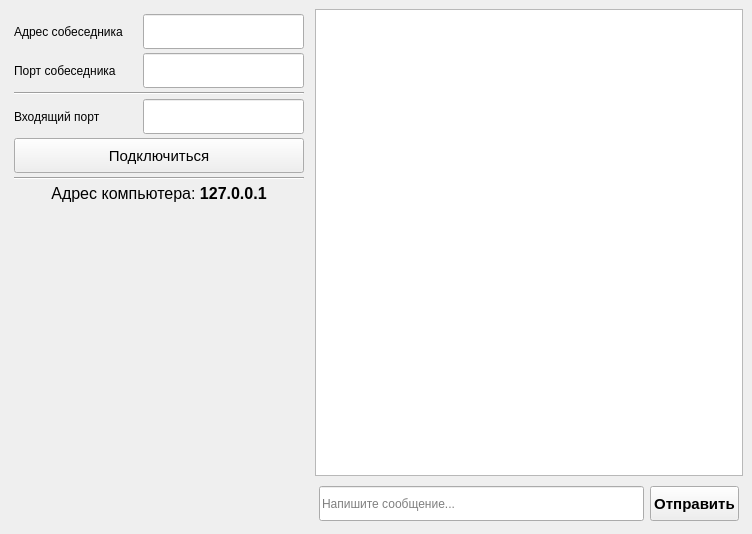
<?xml version="1.0" encoding="UTF-8"?>
<ui version="4.0">
 <class>MainWindow</class>
 <widget class="QMainWindow" name="MainWindow">
  <property name="geometry">
   <rect>
    <x>0</x>
    <y>0</y>
    <width>752</width>
    <height>534</height>
   </rect>
  </property>
  <property name="windowTitle">
   <string>UDP Chat</string>
  </property>
  <widget class="QWidget" name="centralwidget">
   <layout class="QHBoxLayout" name="horizontalLayout_5">
    <item>
     <widget class="QWidget" name="leftVerticalWidget" native="true">
      <property name="maximumSize">
       <size>
        <width>300</width>
        <height>16777215</height>
       </size>
      </property>
      <layout class="QVBoxLayout" name="leftVerticalLayout">
       <property name="spacing">
        <number>4</number>
       </property>
       <property name="leftMargin">
        <number>5</number>
       </property>
       <property name="topMargin">
        <number>5</number>
       </property>
       <property name="rightMargin">
        <number>5</number>
       </property>
       <property name="bottomMargin">
        <number>5</number>
       </property>
       <item>
        <layout class="QHBoxLayout" name="horizontalLayout_2">
         <item>
          <widget class="QLabel" name="labelAddressField">
           <property name="minimumSize">
            <size>
             <width>125</width>
             <height>35</height>
            </size>
           </property>
           <property name="text">
            <string>Адрес собеседника</string>
           </property>
          </widget>
         </item>
         <item>
          <widget class="QLineEdit" name="lineEditAddress">
           <property name="minimumSize">
            <size>
             <width>0</width>
             <height>35</height>
            </size>
           </property>
          </widget>
         </item>
        </layout>
       </item>
       <item>
        <layout class="QHBoxLayout" name="horizontalLayout_3">
         <item>
          <widget class="QLabel" name="labelPortField">
           <property name="minimumSize">
            <size>
             <width>125</width>
             <height>35</height>
            </size>
           </property>
           <property name="text">
            <string>Порт собеседника</string>
           </property>
          </widget>
         </item>
         <item>
          <widget class="QLineEdit" name="lineEditPort">
           <property name="minimumSize">
            <size>
             <width>0</width>
             <height>35</height>
            </size>
           </property>
          </widget>
         </item>
        </layout>
       </item>
       <item>
        <widget class="Line" name="line1">
         <property name="orientation">
          <enum>Qt::Horizontal</enum>
         </property>
        </widget>
       </item>
       <item>
        <layout class="QHBoxLayout" name="horizontalLayout_4">
         <item>
          <widget class="QLabel" name="labelLocalPortField">
           <property name="minimumSize">
            <size>
             <width>125</width>
             <height>35</height>
            </size>
           </property>
           <property name="text">
            <string>Входящий порт</string>
           </property>
          </widget>
         </item>
         <item>
          <widget class="QLineEdit" name="lineEditLocalPort">
           <property name="minimumSize">
            <size>
             <width>0</width>
             <height>35</height>
            </size>
           </property>
          </widget>
         </item>
        </layout>
       </item>
       <item>
        <widget class="QPushButton" name="pushButtonConnect">
         <property name="minimumSize">
          <size>
           <width>0</width>
           <height>35</height>
          </size>
         </property>
         <property name="font">
          <font>
           <pointsize>11</pointsize>
           <weight>50</weight>
           <bold>false</bold>
          </font>
         </property>
         <property name="text">
          <string>Подключиться</string>
         </property>
        </widget>
       </item>
       <item>
        <widget class="Line" name="line2">
         <property name="orientation">
          <enum>Qt::Horizontal</enum>
         </property>
        </widget>
       </item>
       <item>
        <widget class="QLabel" name="labelLocalAddress">
         <property name="font">
          <font>
           <pointsize>12</pointsize>
          </font>
         </property>
         <property name="text">
          <string>Адрес компьютера: &lt;b&gt;127.0.0.1&lt;/b&gt;</string>
         </property>
         <property name="alignment">
          <set>Qt::AlignCenter</set>
         </property>
        </widget>
       </item>
       <item>
        <spacer name="verticalSpacer">
         <property name="orientation">
          <enum>Qt::Vertical</enum>
         </property>
         <property name="sizeHint" stdset="0">
          <size>
           <width>20</width>
           <height>40</height>
          </size>
         </property>
        </spacer>
       </item>
      </layout>
     </widget>
    </item>
    <item>
     <layout class="QVBoxLayout" name="rightVerticalLayout">
      <item>
       <widget class="QTextEdit" name="chatTextEdit">
        <property name="font">
         <font>
          <pointsize>10</pointsize>
         </font>
        </property>
        <property name="readOnly">
         <bool>true</bool>
        </property>
       </widget>
      </item>
      <item>
       <layout class="QHBoxLayout" name="horizontalLayout">
        <property name="leftMargin">
         <number>4</number>
        </property>
        <property name="topMargin">
         <number>4</number>
        </property>
        <property name="rightMargin">
         <number>4</number>
        </property>
        <property name="bottomMargin">
         <number>4</number>
        </property>
        <item>
         <widget class="QLineEdit" name="lineEditMessage">
          <property name="minimumSize">
           <size>
            <width>160</width>
            <height>35</height>
           </size>
          </property>
          <property name="placeholderText">
           <string>Напишите сообщение...</string>
          </property>
         </widget>
        </item>
        <item>
         <widget class="QPushButton" name="pushButtonSend">
          <property name="minimumSize">
           <size>
            <width>0</width>
            <height>35</height>
           </size>
          </property>
          <property name="font">
           <font>
            <pointsize>11</pointsize>
            <weight>75</weight>
            <bold>true</bold>
           </font>
          </property>
          <property name="text">
           <string>Отправить</string>
          </property>
         </widget>
        </item>
       </layout>
      </item>
     </layout>
    </item>
   </layout>
  </widget>
  <widget class="QMenuBar" name="menubar">
   <property name="geometry">
    <rect>
     <x>0</x>
     <y>0</y>
     <width>752</width>
     <height>21</height>
    </rect>
   </property>
  </widget>
 </widget>
 <resources/>
 <connections/>
</ui>
